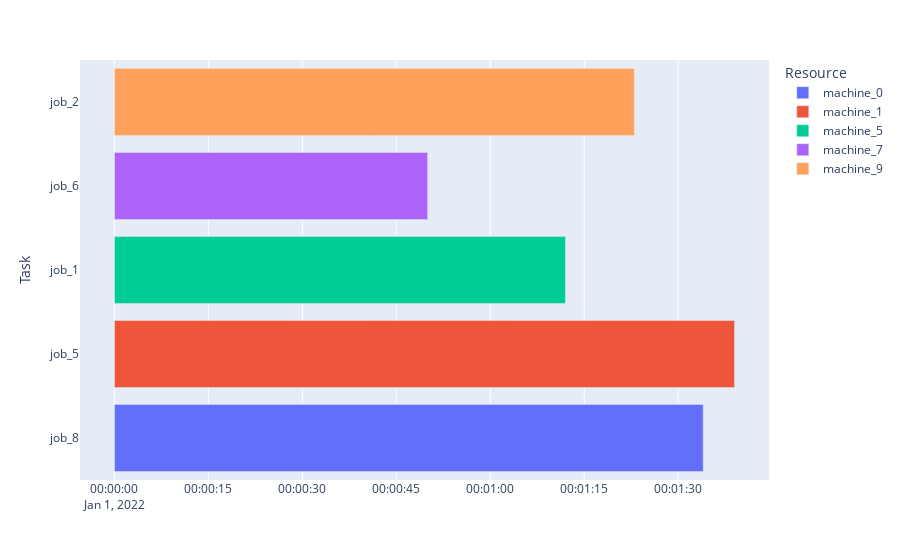

The code cell stored with this chart in its notebook:
### Code cell
import resource
import plotly.express as px
import pandas as pd
from datetime import datetime, timedelta
dt = datetime(2022, 1, 1, 0, 0, 0)
#stores quatuple(job,task,start_time,finish_time) 
time_now=time.time()
production_list=env_3.production_list
def production_to_dict(input,i,j):
    return(dict(Task=f"job_{input[0]}", Start=dt + timedelta(seconds=int(input[2])),Finish=dt + timedelta(seconds=int(input[3])),Resource=f"machine_{i}"))
df=pd.DataFrame()
liste=[]
for i in range(10):
    for j in range(10):
        if production_list[i,j] is not None:
            liste.append(production_to_dict(production_list[i,j],i,j))

df_2=pd.DataFrame(liste)
fig = px.timeline(df_2, x_start="Start", x_end="Finish", y="Task", color="Resource")
fig.show()

df = pd.DataFrame([
    dict(Task="Job A", Start='2009-01-01', Finish='2009-02-28', Resource="Alex"),
    dict(Task="Job B", Start='2009-03-05', Finish='2009-04-15', Resource="Alex"),
    dict(Task="Job C", Start='2009-02-20', Finish='2009-05-30', Resource="Max")
])

#fig = px.timeline(df, x_start="Start", x_end="Finish", y="Resource", color="Resource")
#fig.show()

### Figure 1 — Plotly figure (JSON) as saved in the notebook; plotly's stock layout.template omitted (floating-point values rounded to 4 significant figures)
{"data": [{"alignmentgroup": "True", "base": ["2022-01-01T00:00:00"], "hovertemplate": "Resource=machine_0<br>Start=%{base}<br>Finish=%{x}<br>Task=%{y}<extra></extra>", "legendgroup": "machine_0", "marker": {"color": "#636efa", "pattern": {"shape": ""}}, "name": "machine_0", "offsetgroup": "machine_0", "orientation": "h", "showlegend": true, "textposition": "auto", "type": "bar", "x": [94000], "xaxis": "x", "y": ["job_8"], "yaxis": "y"}, {"alignmentgroup": "True", "base": ["2022-01-01T00:00:00"], "hovertemplate": "Resource=machine_1<br>Start=%{base}<br>Finish=%{x}<br>Task=%{y}<extra></extra>", "legendgroup": "machine_1", "marker": {"color": "#EF553B", "pattern": {"shape": ""}}, "name": "machine_1", "offsetgroup": "machine_1", "orientation": "h", "showlegend": true, "textposition": "auto", "type": "bar", "x": [99000], "xaxis": "x", "y": ["job_5"], "yaxis": "y"}, {"alignmentgroup": "True", "base": ["2022-01-01T00:00:00"], "hovertemplate": "Resource=machine_5<br>Start=%{base}<br>Finish=%{x}<br>Task=%{y}<extra></extra>", "legendgroup": "machine_5", "marker": {"color": "#00cc96", "pattern": {"shape": ""}}, "name": "machine_5", "offsetgroup": "machine_5", "orientation": "h", "showlegend": true, "textposition": "auto", "type": "bar", "x": [72000], "xaxis": "x", "y": ["job_1"], "yaxis": "y"}, {"alignmentgroup": "True", "base": ["2022-01-01T00:00:00"], "hovertemplate": "Resource=machine_7<br>Start=%{base}<br>Finish=%{x}<br>Task=%{y}<extra></extra>", "legendgroup": "machine_7", "marker": {"color": "#ab63fa", "pattern": {"shape": ""}}, "name": "machine_7", "offsetgroup": "machine_7", "orientation": "h", "showlegend": true, "textposition": "auto", "type": "bar", "x": [50000], "xaxis": "x", "y": ["job_6"], "yaxis": "y"}, {"alignmentgroup": "True", "base": ["2022-01-01T00:00:00"], "hovertemplate": "Resource=machine_9<br>Start=%{base}<br>Finish=%{x}<br>Task=%{y}<extra></extra>", "legendgroup": "machine_9", "marker": {"color": "#FFA15A", "pattern": {"shape": ""}}, "name": "machine_9", "offsetgroup": "machine_9", "orientation": "h", "showlegend": true, "textposition": "auto", "type": "bar", "x": [83000], "xaxis": "x", "y": ["job_2"], "yaxis": "y"}], "layout": {"barmode": "overlay", "legend": {"title": {"text": "Resource"}, "tracegroupgap": 0}, "margin": {"t": 60}, "xaxis": {"anchor": "y", "domain": [0, 1], "type": "date"}, "yaxis": {"anchor": "x", "domain": [0, 1], "title": {"text": "Task"}}}}
